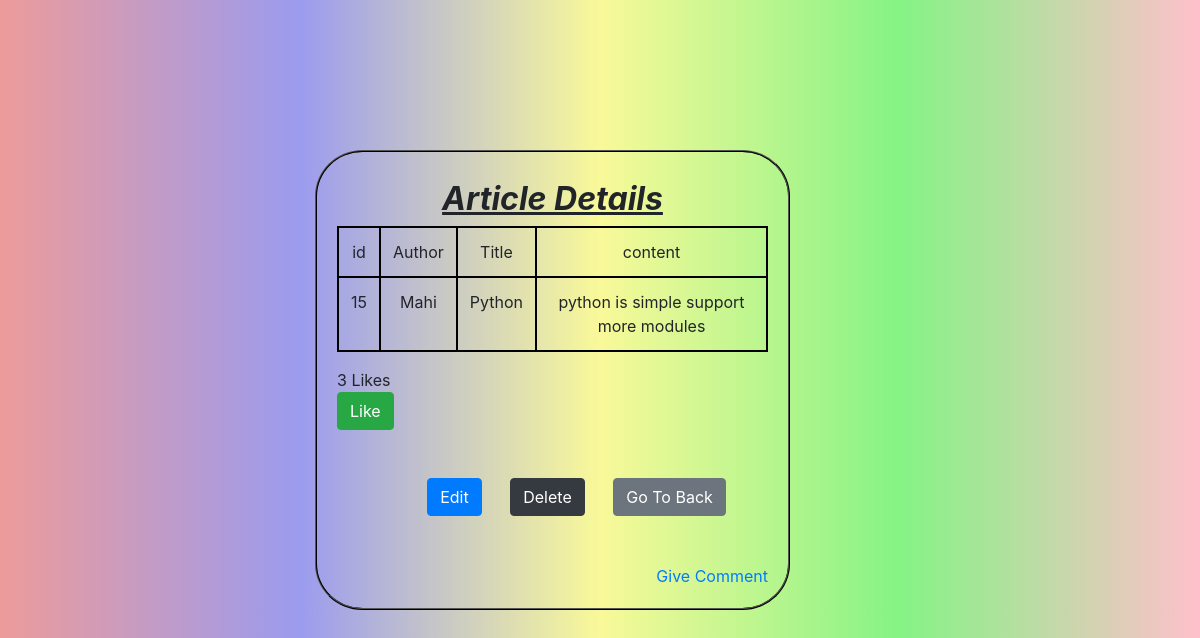
The page /15/python on the database its author committed.
### app/models.py (models this page shows, shortened)
class Post(models.Model):
    title = models.CharField(max_length=100)
    slug = models.SlugField(max_length=100)
    author = models.ForeignKey(User, on_delete = models.CASCADE)
    body = models.TextField()
    likes = models.ManyToManyField(User, related_name = 'likes')
    created_date = models.DateField(max_length=50, auto_now_add=True)
    updated_date = models.DateField(max_length=50, auto_now=True)
    def total_likes(self):
        return self.likes.count()

### app/views.py (the view)
# urls.py: path('<id>/<slug>',views.post_detail, name='post_detail'),
def post_detail(request,id,slug):
    post = get_object_or_404(Post, id=id, slug=slug)
    is_liked = False
    if post.likes.filter(id=request.user.id).exists():
        is_liked = True
    context = {
        'post':post,
        'is_liked':is_liked,
        'total_likes':post.total_likes(),
    }
    return render(request,'post_detail.html',context)

### templates/post_detail.html (shortened to what this page needs)
<!DOCTYPE html>
<html lang="en" dir="ltr">
  <head>
    {% include 'cdnlines.html' %}
  </head>
  <body>
    <div class="container">
      <div class="row">
        <div class="offset-md-3 col-md-5 lucky">
          <h2 class="text-center mt-2 mb-2"> <b><u><i> Article Details  </i></u></b> </h2>
        <table class="table text-center">
          <thead>
            <tr><td>id</td><td>Author</td><td>Title</td><td>content</td></tr>
          </thead>
          <tbody>
            <tr>
              <td>{{ post.id  }}</td><td>{{ post.author }}</td>
              <td>{{ post.title }}</td><td>{{ post.body }}</td>
            </tr>
          </tbody>
        </table>
        <div id="likes_section"> {% include 'likes.html' %} </div><br><br>
        <center>
          <a href="{% url 'post_edit' id=post.id %}" class="btn btn-primary ml-5 mr-4"> Edit </a>
          <a href="{% url 'delete' id=post.id %}" class="btn btn-dark ">Delete</a>
          <a href="{% url 'post_list' %}" class="btn btn-secondary ml-4">Go To Back</a>
        </center><br><br>
      <div class="text-right"> <a href="{% url 'comment' %}">Give Comment</a> </div>
        </div>
      </div>
    </div>
  </body>
</html>

### templates/post_detail.html (style rules this page uses)
table, th, td,thead,tbody,tr { border: 2px solid black; }
body { background-image:linear-gradient(90deg,#ed9b9b,#9b9bef,#f9f999,#85f385,#ffc0cb); }
.lucky { margin-top: 150px; border: 2px ridge black; border-radius: 10%; padding: 20px; }

### rows shown on the page
Post: id "15", author "Mahi", title "Python", body "python is simple support more modules"

### other values the page prints
{{ total_likes }} "3"
